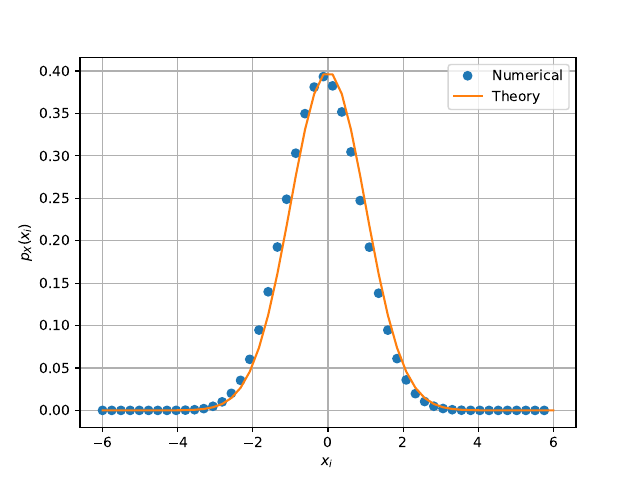

Generate this figure with Python:
import numpy as np
import mpmath as mp
import scipy 
import matplotlib.pyplot as plt

maxrange=50
maxlim=6.0
x = np.linspace(-maxlim,maxlim,maxrange)
simlen=int(1e6)
err=[]
pdf=[]
h=2*maxlim/(maxrange-1)

randvar=np.loadtxt('1.1/gau.dat',dtype="double")

for i in range(0,maxrange):
    err_ind= np.nonzero(randvar<x[i])
    err_n=np.size(err_ind)
    err.append(err_n/simlen)

for i in range(0,maxrange-1):
    test = (err[i+1]-err[i])/(x[i+1]-x[i])
    pdf.append(test)

def gauss_pdf(x):
	return 1/mp.sqrt(2*np.pi)*np.exp(-x**2/2.0)

vec_gauss_pdf = scipy.vectorize(gauss_pdf)

plt.plot(x[0:(maxrange-1)],pdf,'o')
plt.plot(x,vec_gauss_pdf(x))#plotting the PDF
plt.grid()
plt.xlabel('$x_i$')
plt.ylabel('$p_X(x_i)$')
plt.legend(["Numerical","Theory"])
#plt.savefig('2.3/gau_pdf.pdf')
plt.show()